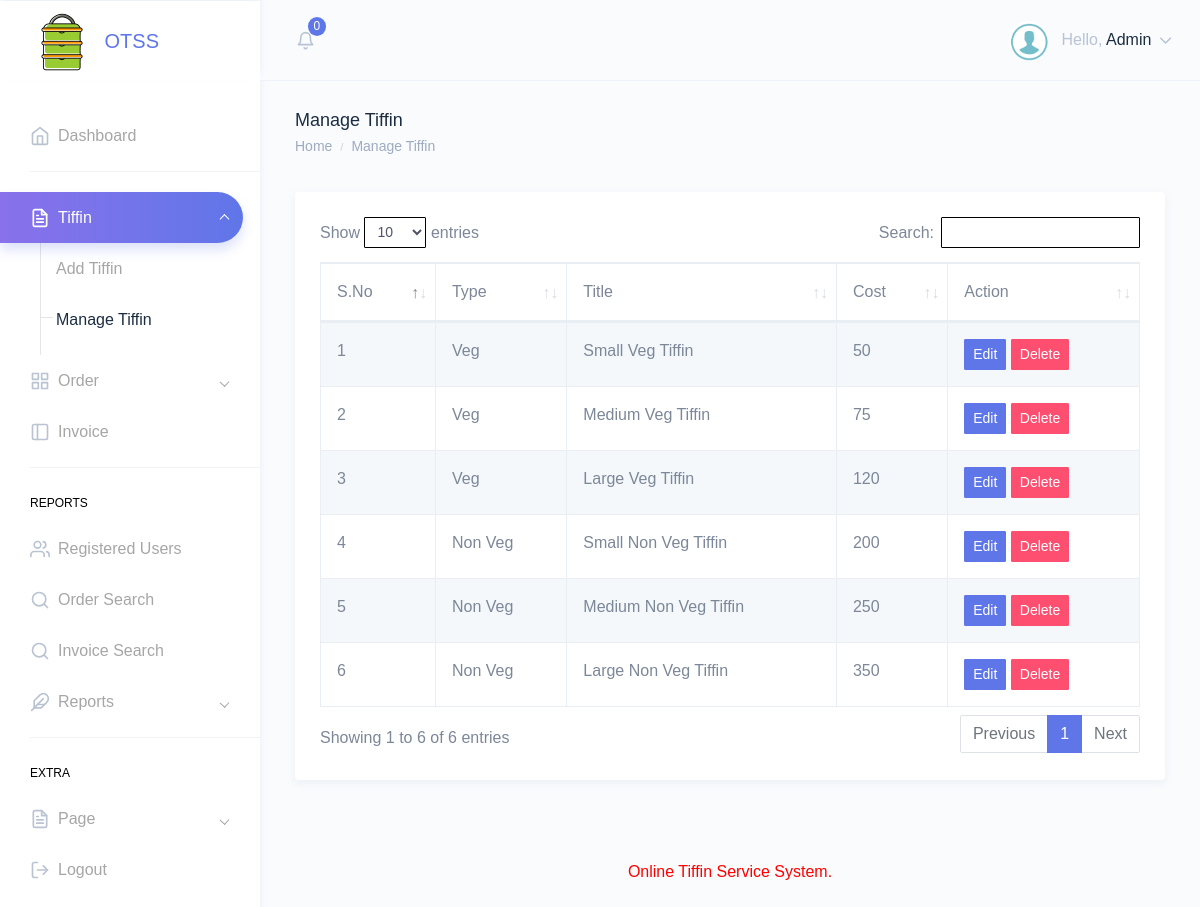
/admin/manage-tiffin.php (signed in), run on the app's committed database.
### tables this page shows
CREATE TABLE `tbltiffin` (
  `ID` int(10) NOT NULL,
  `Type` varchar(120) DEFAULT NULL,
  `Title` varchar(200) NOT NULL,
  `Description` mediumtext DEFAULT NULL,
  `Cost` int(10) DEFAULT NULL,
  `Image` varchar(120) DEFAULT NULL,
  `PostDate` timestamp NULL DEFAULT current_timestamp()
);

### admin/manage-tiffin.php (the view, shortened to what this page needs)
<?php
include('includes/dbconnection.php');
if (strlen($_SESSION['otssaid']==0)) {
  header('location:logout.php');
  } else{
  ?>
<!DOCTYPE html>
<html dir="ltr" lang="en">
<head>
    <link href="assets/extra-libs/datatables.net-bs4/css/dataTables.bootstrap4.css" rel="stylesheet">
    <link href="dist/css/style.min.css" rel="stylesheet">
</head>
<body>
    <div id="main-wrapper" data-theme="light" data-layout="vertical" data-navbarbg="skin6" data-sidebartype="full" data-sidebar-position="fixed" data-header-position="fixed" data-boxed-layout="full">
         <?php include_once('includes/header.php');?>
        <?php include_once('includes/sidebar.php');?>
        <div class="page-wrapper">
            <div class="page-breadcrumb">
                <div class="row">
                    <div class="col-7 align-self-center">
                        <h4 class="page-title text-truncate text-dark font-weight-medium mb-1">Manage Tiffin</h4>
                        <div class="d-flex align-items-center">
                            <nav aria-label="breadcrumb">
                                <ol class="breadcrumb m-0 p-0">
                                    <li class="breadcrumb-item"><a href="dashboard.php" class="text-muted">Home</a></li>
                                    <li class="breadcrumb-item text-muted active" aria-current="page">Manage Tiffin</li>
                                </ol>
                            </nav>
                        </div>
                    </div>
                </div>
            </div>
            <div class="container-fluid">
                <div class="row">
                    <div class="col-12">
                        <div class="card">
                            <div class="card-body">
                                <div class="table-responsive">
                                    <table id="zero_config" class="table table-striped table-bordered no-wrap">
                                        <thead>
                                            <tr>
                                                <th>S.No</th>
                                                <th>Type</th>
                                                <th>Title</th>
                                                <th>Cost</th>
                                                <th>Action</th>
                                            </tr>
                                        </thead>
                                        <tbody>
                                            <?php
$sql="SELECT * from tbltiffin";
$query = $dbh -> prepare($sql);
$query->execute();
$results=$query->fetchAll(PDO::FETCH_OBJ);
$cnt=1;
if($query->rowCount() > 0)
{
foreach($results as $row)
{               ?>
                                            <tr>
                                                <td><?php echo htmlentities($cnt);?></td>
                                                <td><?php  echo htmlentities($row->Type);?></td>
                                                <td><?php  echo htmlentities($row->Title);?></td>
                                                <td><?php  echo htmlentities($row->Cost);?></td>
                                                <td><a href="edit-tiffin-detail.php?editid=<?php echo htmlentities ($row->ID);?>" class="btn btn-primary btn-sm">Edit</a>
<a href="manage-tiffin.php?del=<?php echo htmlentities($row->ID);?>" onclick="return confirm('Do you really want to delete?');" class="btn btn-danger btn-sm">Delete</a>
                                                </td>
                                            </tr>
                                    <?php $cnt=$cnt+1;}} ?>
                                        </tbody>
                                    </table>
                                </div>
                            </div>
                        </div>
                    </div>
                </div>
            </div>
         <?php include_once('includes/footer.php');?>
        </div>
    </div>
</body>
</html>
<?php }  ?>

### admin/includes/header.php (shortened to what this page needs)
<header class="topbar" data-navbarbg="skin6">
            <nav class="navbar top-navbar navbar-expand-md">
                <div class="navbar-header" data-logobg="skin6">
                    <div class="navbar-brand">
                        <a href="dashboard.php">
                            <b class="logo-icon">
                                <img src="assets/images/logo-icon.png" alt="homepage" class="dark-logo" />
                            </b>
                           <strong>OTSS</strong>
                        </a>
                    </div>
                </div>
                <div class="navbar-collapse collapse" id="navbarSupportedContent">
                    <ul class="navbar-nav float-left mr-auto ml-3 pl-1">
                        <li class="nav-item dropdown">
                            <?php
                        $sql ="SELECT * from  tblorder where Status is null ";
$query = $dbh -> prepare($sql);
$query->execute();
$totneworder=$query->rowCount();
?>
                            <a class="nav-link dropdown-toggle pl-md-3 position-relative" href="javascript:void(0)"
                                id="bell" role="button" data-toggle="dropdown" aria-haspopup="true"
                                aria-expanded="false">
                                <span><i data-feather="bell" class="svg-icon"></i></span>
                                <span class="badge badge-primary notify-no rounded-circle"><?php echo htmlentities($totneworder);?></span>
                            </a>
                        </li>
                    </ul>
                    <ul class="navbar-nav float-right">
                        <li class="nav-item dropdown">
                            <a class="nav-link dropdown-toggle" href="javascript:void(0)" data-toggle="dropdown"
                                aria-haspopup="true" aria-expanded="false">
                                <img src="assets/images/users/images.png" alt="user" class="rounded-circle"
                                    width="40">
                                    <?php
$aid=$_SESSION['otssaid'];
$sql="SELECT AdminName,Email from  tbladmin where ID=:aid";
$query = $dbh -> prepare($sql);
$query->bindParam(':aid',$aid,PDO::PARAM_STR);
$query->execute();
$results=$query->fetchAll(PDO::FETCH_OBJ);
$cnt=1;
if($query->rowCount() > 0)
{
foreach($results as $row)
{               ?>
                                <span class="ml-2 d-none d-lg-inline-block"><span>Hello,</span> <span
                                        class="text-dark"><?php  echo $row->AdminName;?></span> <i data-feather="chevron-down"
                                        class="svg-icon"></i></span><?php $cnt=$cnt+1;}} ?>
                            </a>
                        </li>
                    </ul>
                </div>
            </nav>
        </header>

### data on the page
tbltiffin: Type "Veg", Title "Small Veg Tiffin", Cost "50"
tbltiffin: Type "Veg", Title "Medium Veg Tiffin", Cost "75"
tbltiffin: Type "Veg", Title "Large Veg Tiffin", Cost "120"
tbltiffin: Type "Non Veg", Title "Small Non Veg Tiffin", Cost "200"
tbltiffin: Type "Non Veg", Title "Medium Non Veg Tiffin", Cost "250"
tbltiffin: Type "Non Veg", Title "Large Non Veg Tiffin", Cost "350"

### other printed values
$totneworder "0"
$row->AdminName "Admin"
